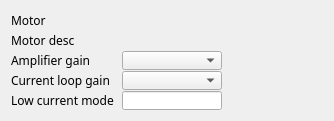
<?xml version="1.0" encoding="UTF-8"?>
<ui version="4.0">
 <class>EFrame</class>
 <widget class="QEFrame" name="EFrame">
  <property name="geometry">
   <rect>
    <x>0</x>
    <y>0</y>
    <width>334</width>
    <height>121</height>
   </rect>
  </property>
  <property name="windowTitle">
   <string>Galil amplifier</string>
  </property>
  <layout class="QVBoxLayout" name="verticalLayout">
   <item>
    <layout class="QGridLayout" name="gridLayout" rowstretch="1,1,1,1,1" columnstretch="0,0,0">
     <property name="spacing">
      <number>1</number>
     </property>
     <item row="1" column="1">
      <widget class="QELabel" name="rbv_4">
       <property name="sizePolicy">
        <sizepolicy hsizetype="Preferred" vsizetype="Expanding">
         <horstretch>0</horstretch>
         <verstretch>0</verstretch>
        </sizepolicy>
       </property>
       <property name="minimumSize">
        <size>
         <width>100</width>
         <height>0</height>
        </size>
       </property>
       <property name="maximumSize">
        <size>
         <width>16777215</width>
         <height>16777215</height>
        </size>
       </property>
       <property name="font">
        <font>
         <family>Abyssinica SIL</family>
         <pointsize>9</pointsize>
        </font>
       </property>
       <property name="autoFillBackground">
        <bool>true</bool>
       </property>
       <property name="variable" stdset="0">
        <string>$(DMC)$(M).DESC</string>
       </property>
       <property name="variableAsToolTip">
        <bool>true</bool>
       </property>
       <property name="styleSheet">
        <string notr="true">QWidget { color: grey }</string>
       </property>
      </widget>
     </item>
     <item row="4" column="1">
      <widget class="QELineEdit" name="qelineedit_8">
       <property name="sizePolicy">
        <sizepolicy hsizetype="Expanding" vsizetype="Expanding">
         <horstretch>0</horstretch>
         <verstretch>0</verstretch>
        </sizepolicy>
       </property>
       <property name="minimumSize">
        <size>
         <width>85</width>
         <height>1</height>
        </size>
       </property>
       <property name="font">
        <font>
         <family>Abyssinica SIL</family>
         <pointsize>8</pointsize>
        </font>
       </property>
       <property name="variable" stdset="0">
        <string>$(DMC)$(M)_AMPLC_SP</string>
       </property>
       <property name="addUnits">
        <bool>true</bool>
       </property>
      </widget>
     </item>
     <item row="0" column="1">
      <widget class="QELabel" name="rbv_3">
       <property name="sizePolicy">
        <sizepolicy hsizetype="Preferred" vsizetype="Expanding">
         <horstretch>0</horstretch>
         <verstretch>0</verstretch>
        </sizepolicy>
       </property>
       <property name="minimumSize">
        <size>
         <width>100</width>
         <height>1</height>
        </size>
       </property>
       <property name="maximumSize">
        <size>
         <width>16777215</width>
         <height>16777215</height>
        </size>
       </property>
       <property name="font">
        <font>
         <family>Abyssinica SIL</family>
         <pointsize>9</pointsize>
        </font>
       </property>
       <property name="toolTip">
        <string/>
       </property>
       <property name="autoFillBackground">
        <bool>true</bool>
       </property>
       <property name="variable" stdset="0">
        <string>$(DMC)$(M).NAME</string>
       </property>
       <property name="variableAsToolTip">
        <bool>true</bool>
       </property>
       <property name="styleSheet">
        <string notr="true">QWidget { color: grey }</string>
       </property>
      </widget>
     </item>
     <item row="4" column="0">
      <widget class="QLabel" name="label_16">
       <property name="sizePolicy">
        <sizepolicy hsizetype="Fixed" vsizetype="Expanding">
         <horstretch>0</horstretch>
         <verstretch>0</verstretch>
        </sizepolicy>
       </property>
       <property name="minimumSize">
        <size>
         <width>110</width>
         <height>0</height>
        </size>
       </property>
       <property name="sizeIncrement">
        <size>
         <width>1</width>
         <height>1</height>
        </size>
       </property>
       <property name="font">
        <font>
         <family>Abyssinica SIL</family>
         <pointsize>9</pointsize>
        </font>
       </property>
       <property name="text">
        <string>Low current mode</string>
       </property>
       <property name="alignment">
        <set>Qt::AlignLeading|Qt::AlignLeft|Qt::AlignVCenter</set>
       </property>
       <property name="indent">
        <number>0</number>
       </property>
      </widget>
     </item>
     <item row="1" column="0">
      <widget class="QLabel" name="label_14">
       <property name="sizePolicy">
        <sizepolicy hsizetype="Fixed" vsizetype="Preferred">
         <horstretch>0</horstretch>
         <verstretch>0</verstretch>
        </sizepolicy>
       </property>
       <property name="minimumSize">
        <size>
         <width>61</width>
         <height>0</height>
        </size>
       </property>
       <property name="sizeIncrement">
        <size>
         <width>1</width>
         <height>1</height>
        </size>
       </property>
       <property name="font">
        <font>
         <family>Abyssinica SIL</family>
         <pointsize>9</pointsize>
        </font>
       </property>
       <property name="text">
        <string>Motor desc</string>
       </property>
       <property name="alignment">
        <set>Qt::AlignLeading|Qt::AlignLeft|Qt::AlignVCenter</set>
       </property>
      </widget>
     </item>
     <item row="0" column="2">
      <spacer name="horizontalSpacer_4">
       <property name="orientation">
        <enum>Qt::Horizontal</enum>
       </property>
       <property name="sizeType">
        <enum>QSizePolicy::Expanding</enum>
       </property>
       <property name="sizeHint" stdset="0">
        <size>
         <width>175</width>
         <height>5</height>
        </size>
       </property>
      </spacer>
     </item>
     <item row="2" column="1">
      <widget class="QEComboBox" name="qecombobox_3">
       <property name="sizePolicy">
        <sizepolicy hsizetype="Expanding" vsizetype="Expanding">
         <horstretch>0</horstretch>
         <verstretch>0</verstretch>
        </sizepolicy>
       </property>
       <property name="minimumSize">
        <size>
         <width>100</width>
         <height>1</height>
        </size>
       </property>
       <property name="font">
        <font>
         <family>Abyssinica SIL</family>
         <pointsize>9</pointsize>
        </font>
       </property>
       <property name="variable" stdset="0">
        <string>$(DMC)$(M)_AMPGAIN_CMD</string>
       </property>
      </widget>
     </item>
     <item row="0" column="0">
      <widget class="QLabel" name="label_13">
       <property name="sizePolicy">
        <sizepolicy hsizetype="Fixed" vsizetype="Preferred">
         <horstretch>0</horstretch>
         <verstretch>0</verstretch>
        </sizepolicy>
       </property>
       <property name="minimumSize">
        <size>
         <width>61</width>
         <height>0</height>
        </size>
       </property>
       <property name="sizeIncrement">
        <size>
         <width>1</width>
         <height>1</height>
        </size>
       </property>
       <property name="font">
        <font>
         <family>Abyssinica SIL</family>
         <pointsize>9</pointsize>
        </font>
       </property>
       <property name="text">
        <string>Motor</string>
       </property>
       <property name="alignment">
        <set>Qt::AlignLeading|Qt::AlignLeft|Qt::AlignVCenter</set>
       </property>
      </widget>
     </item>
     <item row="2" column="2">
      <widget class="QELabel" name="rbv_5">
       <property name="sizePolicy">
        <sizepolicy hsizetype="Preferred" vsizetype="Expanding">
         <horstretch>0</horstretch>
         <verstretch>0</verstretch>
        </sizepolicy>
       </property>
       <property name="minimumSize">
        <size>
         <width>100</width>
         <height>0</height>
        </size>
       </property>
       <property name="maximumSize">
        <size>
         <width>16777215</width>
         <height>16777215</height>
        </size>
       </property>
       <property name="font">
        <font>
         <family>Abyssinica SIL</family>
         <pointsize>9</pointsize>
        </font>
       </property>
       <property name="focusPolicy">
        <enum>Qt::NoFocus</enum>
       </property>
       <property name="autoFillBackground">
        <bool>true</bool>
       </property>
       <property name="variable" stdset="0">
        <string>$(DMC)$(M)_AMPGAIN_STATUS</string>
       </property>
       <property name="variableAsToolTip">
        <bool>true</bool>
       </property>
       <property name="styleSheet">
        <string notr="true">QWidget { color: grey }</string>
       </property>
      </widget>
     </item>
     <item row="3" column="0">
      <widget class="QLabel" name="label_15">
       <property name="sizePolicy">
        <sizepolicy hsizetype="Fixed" vsizetype="Expanding">
         <horstretch>0</horstretch>
         <verstretch>0</verstretch>
        </sizepolicy>
       </property>
       <property name="minimumSize">
        <size>
         <width>61</width>
         <height>0</height>
        </size>
       </property>
       <property name="sizeIncrement">
        <size>
         <width>1</width>
         <height>1</height>
        </size>
       </property>
       <property name="font">
        <font>
         <family>Abyssinica SIL</family>
         <pointsize>9</pointsize>
        </font>
       </property>
       <property name="text">
        <string>Current loop gain</string>
       </property>
       <property name="alignment">
        <set>Qt::AlignLeading|Qt::AlignLeft|Qt::AlignVCenter</set>
       </property>
       <property name="indent">
        <number>0</number>
       </property>
      </widget>
     </item>
     <item row="2" column="0">
      <widget class="QLabel" name="label_11">
       <property name="sizePolicy">
        <sizepolicy hsizetype="Fixed" vsizetype="Expanding">
         <horstretch>0</horstretch>
         <verstretch>0</verstretch>
        </sizepolicy>
       </property>
       <property name="minimumSize">
        <size>
         <width>61</width>
         <height>0</height>
        </size>
       </property>
       <property name="sizeIncrement">
        <size>
         <width>1</width>
         <height>1</height>
        </size>
       </property>
       <property name="font">
        <font>
         <family>Abyssinica SIL</family>
         <pointsize>9</pointsize>
        </font>
       </property>
       <property name="text">
        <string>Amplifier gain</string>
       </property>
      </widget>
     </item>
     <item row="4" column="2">
      <widget class="QELabel" name="rbv_7">
       <property name="sizePolicy">
        <sizepolicy hsizetype="Preferred" vsizetype="Expanding">
         <horstretch>0</horstretch>
         <verstretch>0</verstretch>
        </sizepolicy>
       </property>
       <property name="minimumSize">
        <size>
         <width>100</width>
         <height>0</height>
        </size>
       </property>
       <property name="maximumSize">
        <size>
         <width>16777215</width>
         <height>16777215</height>
        </size>
       </property>
       <property name="font">
        <font>
         <family>Abyssinica SIL</family>
         <pointsize>9</pointsize>
        </font>
       </property>
       <property name="focusPolicy">
        <enum>Qt::NoFocus</enum>
       </property>
       <property name="autoFillBackground">
        <bool>true</bool>
       </property>
       <property name="variable" stdset="0">
        <string>$(DMC)$(M)_AMPLC_MON</string>
       </property>
       <property name="variableAsToolTip">
        <bool>true</bool>
       </property>
       <property name="styleSheet">
        <string notr="true">QWidget { color: grey }</string>
       </property>
      </widget>
     </item>
     <item row="3" column="2">
      <widget class="QELabel" name="rbv_6">
       <property name="sizePolicy">
        <sizepolicy hsizetype="Preferred" vsizetype="Expanding">
         <horstretch>0</horstretch>
         <verstretch>0</verstretch>
        </sizepolicy>
       </property>
       <property name="minimumSize">
        <size>
         <width>100</width>
         <height>0</height>
        </size>
       </property>
       <property name="maximumSize">
        <size>
         <width>16777215</width>
         <height>16777215</height>
        </size>
       </property>
       <property name="font">
        <font>
         <family>Abyssinica SIL</family>
         <pointsize>9</pointsize>
        </font>
       </property>
       <property name="focusPolicy">
        <enum>Qt::NoFocus</enum>
       </property>
       <property name="autoFillBackground">
        <bool>true</bool>
       </property>
       <property name="variable" stdset="0">
        <string>$(DMC)$(M)_AMPCLGAIN_STATUS</string>
       </property>
       <property name="variableAsToolTip">
        <bool>true</bool>
       </property>
       <property name="styleSheet">
        <string notr="true">QWidget { color: grey }</string>
       </property>
      </widget>
     </item>
     <item row="3" column="1">
      <widget class="QEComboBox" name="qecombobox_4">
       <property name="sizePolicy">
        <sizepolicy hsizetype="Expanding" vsizetype="Expanding">
         <horstretch>0</horstretch>
         <verstretch>0</verstretch>
        </sizepolicy>
       </property>
       <property name="minimumSize">
        <size>
         <width>100</width>
         <height>1</height>
        </size>
       </property>
       <property name="font">
        <font>
         <family>Abyssinica SIL</family>
         <pointsize>9</pointsize>
        </font>
       </property>
       <property name="variable" stdset="0">
        <string>$(DMC)$(M)_AMPCLGAIN_CMD</string>
       </property>
      </widget>
     </item>
    </layout>
   </item>
  </layout>
 </widget>
 <customwidgets>
  <customwidget>
   <class>QEComboBox</class>
   <extends>QComboBox</extends>
   <header>QEComboBox.h</header>
  </customwidget>
  <customwidget>
   <class>QELabel</class>
   <extends>QLabel</extends>
   <header>QELabel.h</header>
  </customwidget>
  <customwidget>
   <class>QELineEdit</class>
   <extends>QLineEdit</extends>
   <header>QELineEdit.h</header>
  </customwidget>
  <customwidget>
   <class>QEFrame</class>
   <extends>QFrame</extends>
   <header>QEFrame.h</header>
   <container>1</container>
  </customwidget>
 </customwidgets>
 <resources/>
 <connections/>
</ui>
